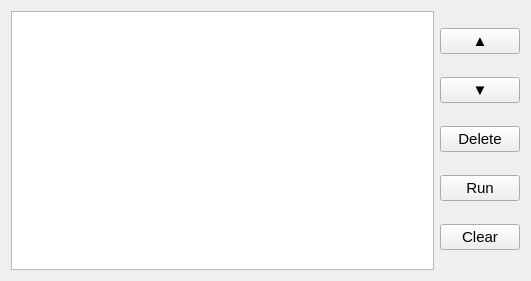
      <widget class="QWidget" name="layoutWidget_8">
       <property name="geometry">
        <rect>
         <x>0</x>
         <y>0</y>
         <width>531</width>
         <height>281</height>
        </rect>
       </property>
       <layout class="QHBoxLayout" name="horizontalLayout_3">
        <item>
         <widget class="QTableWidget" name="tableWidget_poseTable"/>
        </item>
        <item>
         <layout class="QVBoxLayout" name="verticalLayout_20">
          <item>
           <widget class="QPushButton" name="pushButton_4">
            <property name="font">
             <font>
              <pointsize>11</pointsize>
             </font>
            </property>
            <property name="text">
             <string>▲</string>
            </property>
           </widget>
          </item>
          <item>
           <widget class="QPushButton" name="pushButton_5">
            <property name="font">
             <font>
              <pointsize>11</pointsize>
             </font>
            </property>
            <property name="text">
             <string>▼</string>
            </property>
           </widget>
          </item>
          <item>
           <widget class="QPushButton" name="pushButton_deletePoint">
            <property name="font">
             <font>
              <pointsize>11</pointsize>
             </font>
            </property>
            <property name="text">
             <string>Delete</string>
            </property>
           </widget>
          </item>
          <item>
           <widget class="QPushButton" name="pushButton_runTrajectory">
            <property name="font">
             <font>
              <pointsize>11</pointsize>
             </font>
            </property>
            <property name="text">
             <string>Run</string>
            </property>
           </widget>
          </item>
          <item>
           <widget class="QPushButton" name="pushButton_clearPointTable">
            <property name="font">
             <font>
              <pointsize>11</pointsize>
             </font>
            </property>
            <property name="text">
             <string>Clear</string>
            </property>
           </widget>
          </item>
         </layout>
        </item>
       </layout>
      </widget>
